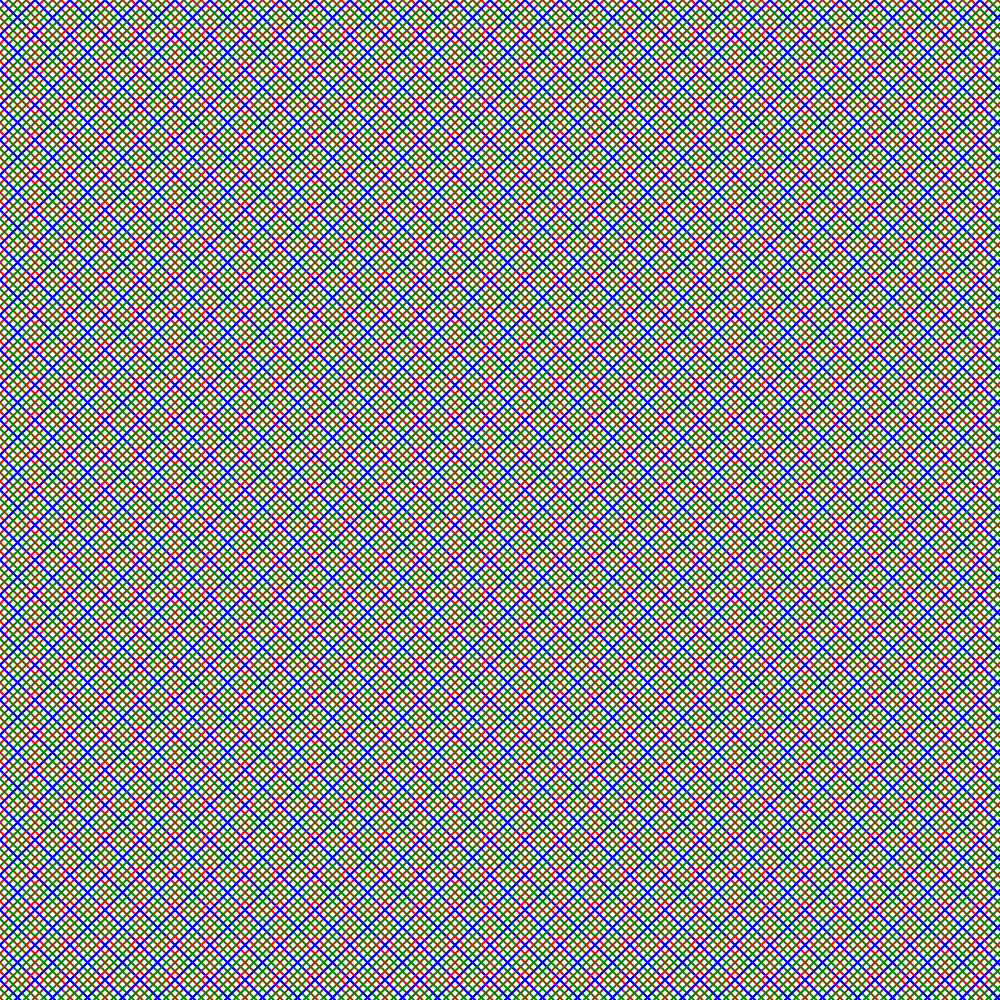

Recreate this plot in Python.
from pathlib import Path

import cairo

WIDTH, HEIGHT = 1000, 1000

surface = cairo.ImageSurface(cairo.FORMAT_ARGB32, WIDTH, HEIGHT)
context = cairo.Context(surface)
context.set_source_rgba(0, 0, 0, 0)


def draw_knit(x, y, size, color):
    context.set_source_rgb(*[int(color[i : i + 2], 16) / 255 for i in (1, 3, 5)])
    context.move_to(x, y - size)
    context.line_to(x + size, y)
    context.line_to(x, y + size)
    context.line_to(x - size, y)
    context.close_path()
    context.stroke()


STEP = 35
KNIT_COLORS = ["#0000FF", "#008000", "#804000", "#FF0000"]  # Blue, Green, Brown, Red

for x in range(0, WIDTH + STEP, STEP):
    for y in range(0, HEIGHT + STEP, STEP):
        for i, color in enumerate(KNIT_COLORS):
            size = STEP - (i * STEP / 4)
            draw_knit(x, y, size, color)

surface.write_to_png(Path("data/maskgen/knit.png"))
